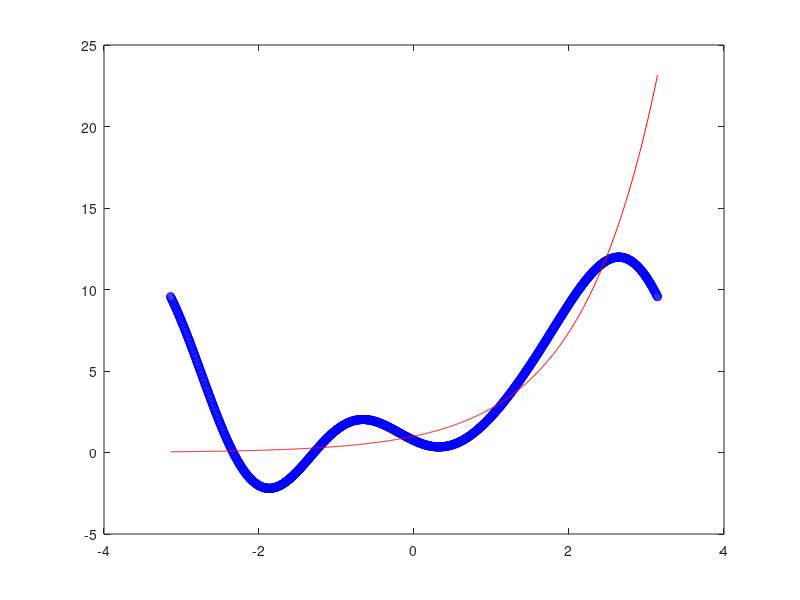

Reproduce this figure in MATLAB.

n=3;


% least square apporoximation 
% with trig poly

% Choose function
f = @(x) exp(x);
%f = @(x) exp(sin(x));
%f = @(x) (sin(x));
%f = @(x) abs(x);

a=zeros(n,1);
b=zeros(n,1);
for k=1:n
    a(k) = quad( @(x) f(x).*cos(k*x), -pi, pi, 1e-10) / pi;
    b(k) = quad( @(x) f(x).*sin(k*x), -pi, pi, 1e-10) / pi;
end
a0 = quad( @(x) f(x), -pi, pi, 1e-12) / pi;

x = linspace(-pi,pi,1000)';
k = 1:n;
S = a0/2 + cos(x*k)*a + sin(x*k(1:n-1))*b(1:n-1);

a
b

plot(x,S,'bo',x,f(x),'r')
